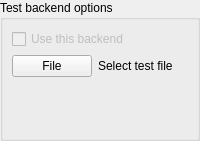
   <widget class="QWidget" name="page_testSerialport">
    <property name="enabled">
     <bool>true</bool>
    </property>
    <layout class="QVBoxLayout" name="verticalLayout_6">
     <property name="spacing">
      <number>0</number>
     </property>
     <property name="leftMargin">
      <number>0</number>
     </property>
     <property name="topMargin">
      <number>0</number>
     </property>
     <property name="rightMargin">
      <number>0</number>
     </property>
     <property name="bottomMargin">
      <number>0</number>
     </property>
     <item>
      <widget class="QGroupBox" name="verticalGroupBox">
       <property name="title">
        <string>Test backend options</string>
       </property>
       <layout class="QVBoxLayout" name="testSerialport">
        <item>
         <widget class="QCheckBox" name="serialTestBox">
          <property name="enabled">
           <bool>false</bool>
          </property>
          <property name="text">
           <string>Use this backend</string>
          </property>
         </widget>
        </item>
        <item>
         <layout class="QHBoxLayout" name="horizontalLayout">
          <property name="bottomMargin">
           <number>12</number>
          </property>
          <item>
           <widget class="QPushButton" name="testFileButton">
            <property name="text">
             <string>File</string>
            </property>
           </widget>
          </item>
          <item>
           <widget class="QLabel" name="testFileLabel">
            <property name="sizePolicy">
             <sizepolicy hsizetype="Expanding" vsizetype="Preferred">
              <horstretch>0</horstretch>
              <verstretch>0</verstretch>
             </sizepolicy>
            </property>
            <property name="text">
             <string>Select test file</string>
            </property>
           </widget>
          </item>
         </layout>
        </item>
        <item>
         <spacer name="verticalSpacer_3">
          <property name="orientation">
           <enum>Qt::Vertical</enum>
          </property>
          <property name="sizeHint" stdset="0">
           <size>
            <width>20</width>
            <height>40</height>
           </size>
          </property>
         </spacer>
        </item>
       </layout>
      </widget>
     </item>
    </layout>
   </widget>
